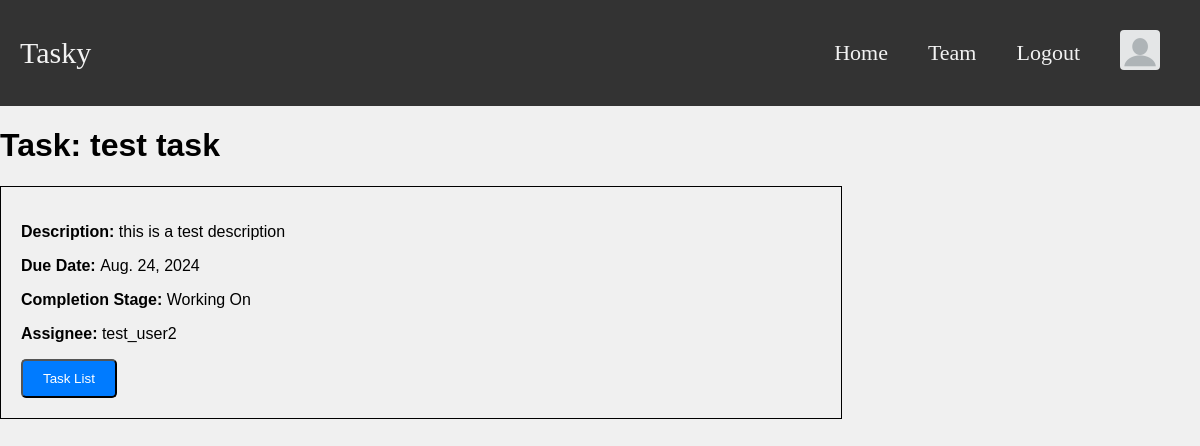
Screenshot of /tasks/40/ (signed in) with the database file from the repository.
### task_manager_app/models.py (models this page shows, shortened)
class Task(models.Model):
    title = models.CharField(max_length=200, blank=False)
    description = models.TextField(max_length=200, blank=False)
    due_date = models.DateField(blank=False)
    completion_stage = models.CharField(max_length=200, choices=[('Not Started', 'Not Started'),
                                                                 ('Working On', 'Working On'),
                                                                 ('Completed', 'Completed')], blank=False)
    email_sent = models.BooleanField(blank=True, default=False)
    '''
        One-to-Many Relationship
        Each Task has a ForeignKey relationship with TeamMember
        to represent the team member assigned to that task
    '''
    assignee = models.ForeignKey(TeamMember, on_delete=models.SET_NULL, null=True, related_name='tasks')

class TeamMember(models.Model):
    name = models.CharField(max_length=200)
    team = models.ForeignKey(Team, on_delete=models.CASCADE, related_name='members')
    user = models.OneToOneField(User, null=True, on_delete=models.CASCADE)
    def __str__(self):
        return self.name

### task_manager_app/views.py (the view)
# urls.py: path('tasks/<int:pk>/', views.TaskDetailView.as_view(), name = 'task-detail'),
class TaskDetailView(generic.DetailView):
    model = Task

### task_manager_app/templates/task_manager_app/task_detail.html
{% extends "task_manager_app/base_template.html" %}
{% block content %}
<h1>Task: {{ task.title }}</h1>
<div class="container-left">
    <p><strong>Description: </strong> {{ task.description }}</p>
    <p><strong>Due Date: </strong> {{ task.due_date }}</p>
    <p><strong>Completion Stage: </strong> {{ task.completion_stage }}</p>
    <p><strong>Assignee: </strong> {{ task.assignee }}</p>
    <a class="nav-link" aria-current="page" href="{% url 'task-list' %}">
        <button class="btn">Task List</button>
    </a>
</div>
{% endblock %}

### task_manager_app/templates/task_manager_app/base_template.html (style rules this page uses)
body { font-family: Arial, sans-serif; margin: 0; padding: 0; background-color: #f0f0f0; }
.container-left { max-width: 800px; margin-left: 0px; margin-bottom: 20px; border: 1px solid black; text-align: left; padding: 20px; }
.btn { display: inline-block; padding: 10px 20px; background-color: #007bff; color: #fff; text-decoration: none; border-radius: 5px; margin-right: 10px; transition: background-color 0.3s; }

### rows the page displays
Task: title "test task", description "this is a test description", due_date "Aug. 24, 2024", completion_stage "Working On", assignee "test_user2"
